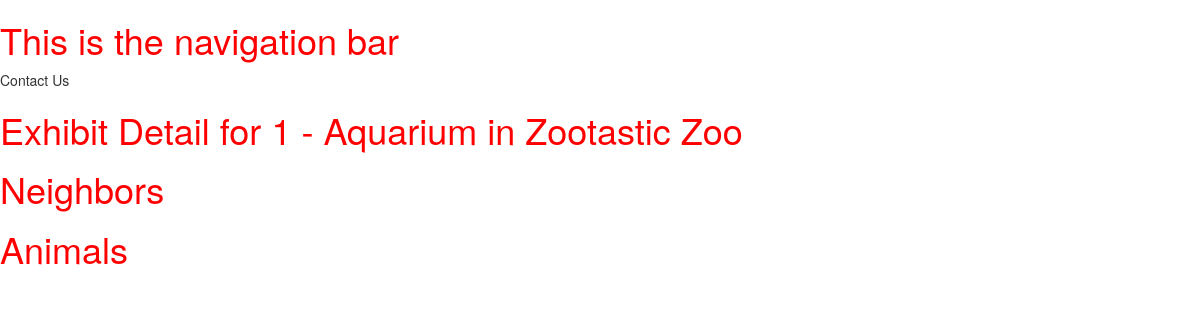
The page /zoo/exhibit/1 on the database as committed earlier.
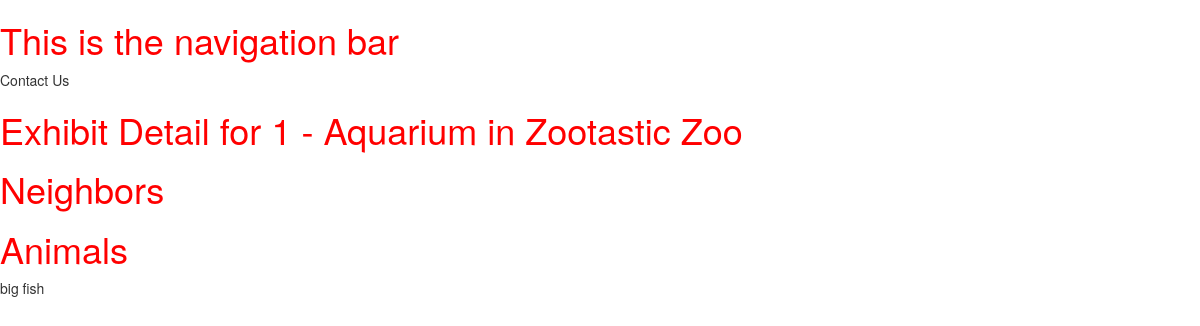
The same page on the database as committed later.
### zoo/models.py (models this page shows, shortened)
class Animal(models.Model):
	name = models.CharField(max_length=200, help_text="Enter Animal Name")
	imageFileName = models.CharField(max_length=200, help_text="Enter logo file name", null=True)
	exhibit = models.ForeignKey('Exhibit', on_delete=models.SET_NULL, null=True)
	soundFileName = models.CharField(max_length=200, help_text="Enter sound file name", null=True, blank=True)
	tricksDescription = models.TextField(max_length=1000, help_text='Enter a description of the tricks')
	dietDescription = models.TextField(max_length=1000, help_text='Enter a description of the diet')

### zoo/views.py (the view)
# urls.py: path('exhibit/<int:pk>', views.ExhibitDetailView.as_view(), name='exhibitDetail'),
class ExhibitDetailView(generic.DetailView):
    model = Exhibit

### zoo/templates/zoo/exhibit_detail.html (shortened to what this page needs)
{% extends "base_generic.html" %}
{% block content %}
<h1>Exhibit Detail for {{ exhibit.id }} - {{ exhibit.name }} in {{ exhibit.zoo.name }}</h1>
<h1>Neighbors</h1>
<h1>Animals</h1>
{% for animal in exhibit.animal_set.all %}
 <p>{{ animal.name }}</p>
{% endfor %}
{% endblock %}

Rows that differ between the two databases and show on the page:
added Animal: name "big fish"
